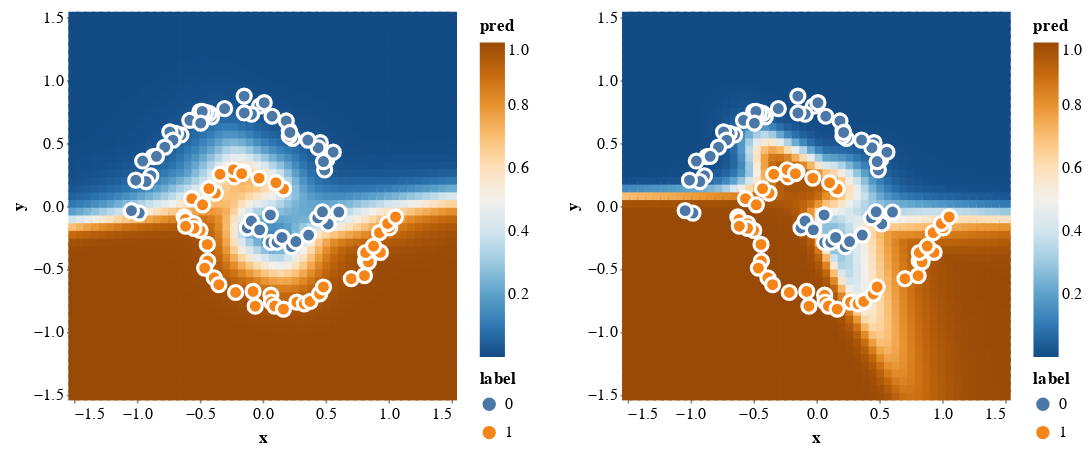

Notebook code for this chart:
### Code cell
xs, batched_preds = parallel_all_preds(model_states)
xs = xs[0]
charts = []
for preds in batched_preds:
    data = {'x': xs[:, 0], 'y': xs[:, 1], 'pred': jnp.exp(preds)[:, 1]}
    df = pd.DataFrame(data)
    bootstrap_pred_chart = alt.Chart(df, width=240, height=240).mark_square(size=50, opacity=1).encode(
        x=spirals_x_axis, 
        y=spirals_y_axis,
        color=alt.Color('pred', scale=alt.Scale(scheme='blueorange')),
    )
    chart = bootstrap_pred_chart + spiral_chart
    charts.append(chart)
chart = alt.hconcat(*charts[:2])
chart.save('bootstrap_mlp_pred.html')
chart

### Figure 1 — Vega-Lite specification as saved in the notebook (floating-point values rounded to 4 significant figures; data arrays with more than 128 entries replaced by an {"elided": "..."} marker saying what was removed)
{"config": {"view": {"continuousWidth": 400, "continuousHeight": 300}}, "hconcat": [{"layer": [{"data": {"name": "data-062a001c8309e360944beef5dfbcf9ff"}, "mark": {"type": "square", "opacity": 1, "size": 50}, "encoding": {"color": {"type": "quantitative", "field": "pred", "scale": {"scheme": "blueorange"}}, "x": {"type": "quantitative", "field": "x", "scale": {"domain": [-1.5, 1.5], "nice": false}}, "y": {"type": "quantitative", "field": "y", "scale": {"domain": [-1.5, 1.5], "nice": false}}}, "height": 240, "width": 240}, {"data": {"name": "data-46792f3edd8503a4031c56d279232da6"}, "mark": {"type": "circle", "opacity": 1, "size": 80, "stroke": "white"}, "encoding": {"color": {"type": "nominal", "field": "label"}, "x": {"type": "quantitative", "field": "x", "scale": {"domain": [-1.5, 1.5], "nice": false}}, "y": {"type": "quantitative", "field": "y", "scale": {"domain": [-1.5, 1.5], "nice": false}}}, "height": 300, "width": 350}]}, {"layer": [{"data": {"name": "data-e9872ba7d5ba9158585cfb491b3e0dbb"}, "mark": {"type": "square", "opacity": 1, "size": 50}, "encoding": {"color": {"type": "quantitative", "field": "pred", "scale": {"scheme": "blueorange"}}, "x": {"type": "quantitative", "field": "x", "scale": {"domain": [-1.5, 1.5], "nice": false}}, "y": {"type": "quantitative", "field": "y", "scale": {"domain": [-1.5, 1.5], "nice": false}}}, "height": 240, "width": 240}, {"data": {"name": "data-46792f3edd8503a4031c56d279232da6"}, "mark": {"type": "circle", "opacity": 1, "size": 80, "stroke": "white"}, "encoding": {"color": {"type": "nominal", "field": "label"}, "x": {"type": "quantitative", "field": "x", "scale": {"domain": [-1.5, 1.5], "nice": false}}, "y": {"type": "quantitative", "field": "y", "scale": {"domain": [-1.5, 1.5], "nice": false}}}, "height": 300, "width": 350}]}], "$schema": "https://vega.github.io/schema/vega-lite/v4.8.1.json", "datasets": {"data-062a001c8309e360944beef5dfbcf9ff": {"elided": "2500 records"}, "data-46792f3edd8503a4031c56d279232da6": [{"x": 0.06125, "y": -0.07051, "label": 0}, {"x": -0.1222, "y": -0.174, "label": 0}, {"x": -0.09004, "y": -0.119, "label": 0}, {"x": 0.165, "y": 0.1364, "label": 1}, {"x": 0.105, "y": 0.1857, "label": 1}, {"x": -0.02432, "y": -0.189, "label": 0}, {"x": 0.06548, "y": -0.2893, "label": 0}, {"x": -0.02845, "y": 0.2221, "label": 1}, {"x": 0.1144, "y": -0.287, "label": 0}, {"x": 0.2292, "y": -0.322, "label": 0}, {"x": -0.155, "y": 0.2726, "label": 1}, {"x": -0.2261, "y": 0.2328, "label": 1}, {"x": 0.2636, "y": -0.2818, "label": 0}, {"x": 0.1528, "y": -0.2494, "label": 0}, {"x": -0.232, "y": 0.2887, "label": 1}, {"x": -0.1665, "y": 0.2578, "label": 1}, {"x": 0.3651, "y": -0.2303, "label": 0}, {"x": -0.3391, "y": 0.2528, "label": 1}, {"x": 0.5197, "y": -0.1421, "label": 0}, {"x": -0.376, "y": 0.1033, "label": 1}, {"x": -0.4278, "y": 0.1386, "label": 1}, {"x": 0.4578, "y": -0.08415, "label": 0}, {"x": 0.438, "y": -0.09397, "label": 0}, {"x": 0.4747, "y": -0.0453, "label": 0}, {"x": 0.605, "y": -0.04781, "label": 0}, {"x": -0.5631, "y": 0.059, "label": 1}, {"x": -0.6238, "y": -0.08622, "label": 1}, {"x": -0.4773, "y": 0.0101, "label": 1}, {"x": -0.6144, "y": -0.1073, "label": 1}, {"x": -0.4979, "y": -0.193, "label": 1}, {"x": -0.5456, "y": -0.1397, "label": 1}, {"x": -0.5467, "y": -0.1766, "label": 1}, {"x": -0.6126, "y": -0.1604, "label": 1}, {"x": 0.4924, "y": 0.2867, "label": 0}, {"x": 0.5101, "y": 0.3707, "label": 0}, {"x": -0.4401, "y": -0.3047, "label": 1}, {"x": 0.5606, "y": 0.4286, "label": 0}, {"x": 0.4831, "y": 0.3538, "label": 0}, {"x": -0.4371, "y": -0.4368, "label": 1}, {"x": -0.4611, "y": -0.4931, "label": 1}, {"x": 0.4579, "y": 0.5039, "label": 0}, {"x": 0.4407, "y": 0.4635, "label": 0}, {"x": 0.2385, "y": 0.5371, "label": 0}, {"x": -0.3853, "y": -0.57, "label": 1}, {"x": 0.3591, "y": 0.5246, "label": 0}, {"x": -0.3481, "y": -0.625, "label": 1}, {"x": 0.2109, "y": 0.5565, "label": 0}, {"x": 0.2112, "y": 0.6, "label": 0}, {"x": 0.1873, "y": 0.6762, "label": 0}, {"x": 0.2163, "y": 0.5848, "label": 0}, {"x": -0.2151, "y": -0.6868, "label": 1}, {"x": 0.07456, "y": 0.7137, "label": 0}, {"x": -0.07675, "y": -0.6785, "label": 1}, {"x": -0.05915, "y": -0.7958, "label": 1}, {"x": -0.02338, "y": 0.7948, "label": 0}, {"x": 0.01216, "y": 0.8215, "label": 0}, {"x": -0.08853, "y": 0.7301, "label": 0}, {"x": 0.06527, "y": -0.7082, "label": 1}, {"x": 0.06885, "y": -0.7626, "label": 1}, {"x": 0.09572, "y": -0.7946, "label": 1}, {"x": 0.1652, "y": -0.8187, "label": 1}, {"x": -0.1466, "y": 0.7398, "label": 0}, {"x": -0.1472, "y": 0.8738, "label": 0}, {"x": -0.3024, "y": 0.7747, "label": 0}, {"x": 0.2716, "y": -0.7636, "label": 1}, {"x": 0.3311, "y": -0.7769, "label": 1}, {"x": -0.4062, "y": 0.7092, "label": 0}, {"x": 0.3767, "y": -0.7579, "label": 1}, {"x": -0.4987, "y": 0.751, "label": 0}, {"x": -0.4256, "y": 0.7365, "label": 0}, {"x": -0.4532, "y": 0.7456, "label": 0}, {"x": 0.4528, "y": -0.6982, "label": 1}, {"x": -0.4806, "y": 0.7517, "label": 0}, {"x": -0.5792, "y": 0.6815, "label": 0}, {"x": 0.4828, "y": -0.643, "label": 1}, {"x": -0.4925, "y": 0.6588, "label": 0}, {"x": -0.6499, "y": 0.5655, "label": 0}, {"x": -0.6924, "y": 0.5786, "label": 0}, {"x": 0.7041, "y": -0.5774, "label": 1}, {"x": -0.7374, "y": 0.5892, "label": 0}, {"x": 0.8171, "y": -0.4335, "label": 1}, {"x": 0.8087, "y": -0.5528, "label": 1}, {"x": -0.7128, "y": 0.5235, "label": 0}, {"x": 0.8401, "y": -0.443, "label": 1}, {"x": -0.7778, "y": 0.468, "label": 0}, {"x": -0.8694, "y": 0.3923, "label": 0}, {"x": 0.8178, "y": -0.369, "label": 1}, {"x": -0.8441, "y": 0.3954, "label": 0}, {"x": 0.9353, "y": -0.3681, "label": 1}, {"x": 0.8811, "y": -0.3179, "label": 1}, {"x": -0.9539, "y": 0.358, "label": 0}, {"x": 0.9284, "y": -0.2111, "label": 1}, {"x": -0.8891, "y": 0.2403, "label": 0}, {"x": -0.9264, "y": 0.1946, "label": 0}, {"x": -1.008, "y": 0.2055, "label": 0}, {"x": 1.009, "y": -0.1726, "label": 1}, {"x": 0.9932, "y": -0.1386, "label": 1}, {"x": 1.056, "y": -0.08645, "label": 1}, {"x": -0.9809, "y": -0.05551, "label": 0}, {"x": -1.043, "y": -0.03598, "label": 0}], "data-e9872ba7d5ba9158585cfb491b3e0dbb": {"elided": "2500 records"}}}
